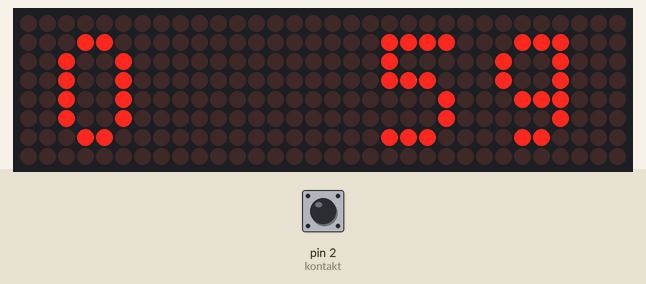
This sketch was run on a simulated Arduino Uno, built with avr-gcc and run on an emulated ATmega328P. On the bench: 32×8 LED matrix. Inputs (shaded band) come from the test bench; at power-on: pin 2 (kontakt) HIGH.

Above: at 1.2 s.
1.3 s: pin 2 (kontakt) pulled LOW for 0.15 s
At 2.8 s:
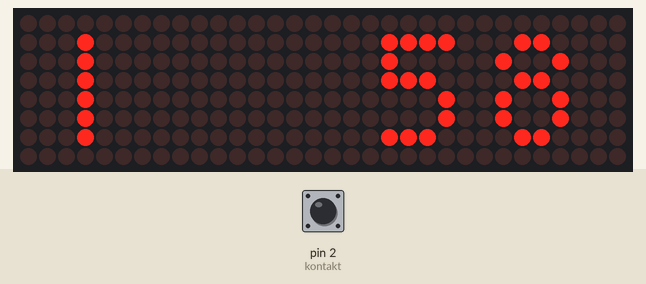
4.4 s: pin 2 (kontakt) pulled LOW for 1 s
At 5.8 s:
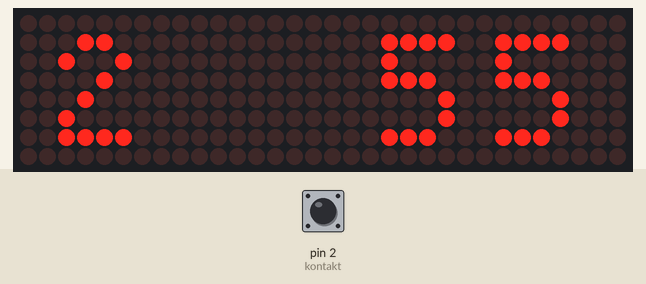
8.4 s: pin 2 (kontakt) pulled LOW for 0.15 s
At 9.7 s:
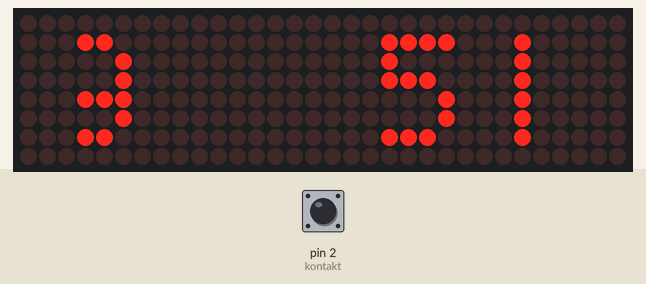
11.5 s: pin 2 (kontakt) pulled LOW for 3.2 s
At 12.9 s:
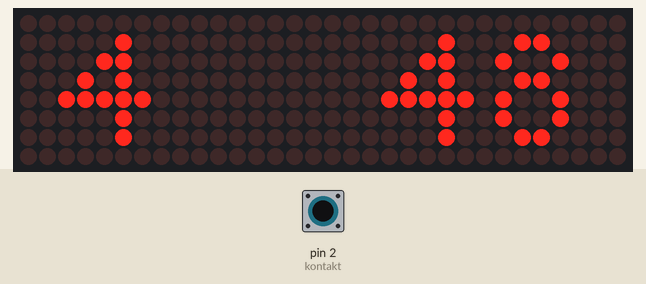
17.6 s: pin 2 (kontakt) pulled LOW for 0.15 s
At 19.0 s:
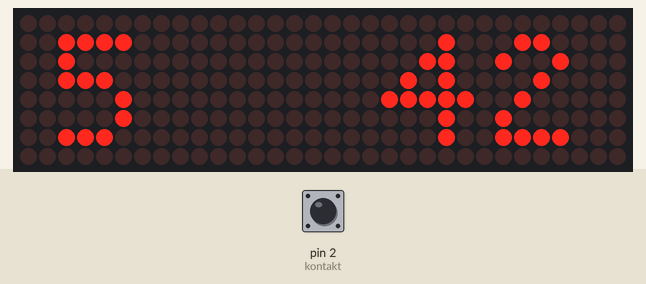
20.7 s: pin 2 (kontakt) pulled LOW for 1 s
At 22.0 s:
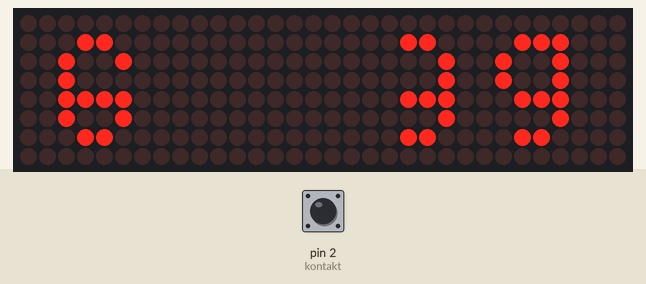
Timing chart, 0 to 23.7 s (numbered marks = the images above; inputs shaded):
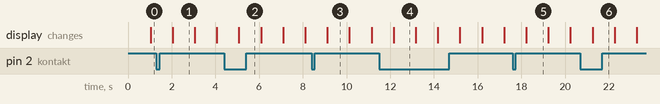

The sketch:

Proba_Matricnog.ino
```cpp
#include <LedControl.h>
#include "Bitmape.h"

int DIN = 11;
int CS = 7;
int  CLK = 13;

bool isPlaying = false;

int startpin =3, kontakt = 2;

int greske = 0;

LedControl lc=LedControl(DIN, CLK, CS,4);


void setup()  {
  Serial.begin(9600);
  pinMode(startpin, INPUT);
  pinMode(kontakt, INPUT_PULLUP);
  attachInterrupt(digitalPinToInterrupt(2), DodirnuoJe, FALLING);
  lc.shutdown(0,false); lc.setIntensity(0,0); lc.clearDisplay(0);
  lc.shutdown(1,false); lc.setIntensity(1,0); lc.clearDisplay(1);
  lc.shutdown(2,false); lc.setIntensity(2,0); lc.clearDisplay(2);
  lc.shutdown(3,false); lc.setIntensity(3,0); lc.clearDisplay(3);
  //Reklama();
}

void  loop() {
  isPlaying = true;
  for(int i=60; i>0; i--) {
    for(int j=0; j<8; j++) {
      lc.setRow(1, j, cifre09[i/10][j]/2);
      lc.setRow(0, j, cifre09[i%10][j]*2);
      if(greske<10) {
        lc.setRow(3, j, cifre09[greske][j]);
      } else {
        lc.setRow(2, j, cifre09[greske%10][j]*2);
        lc.setRow(3, j, cifre09[greske%100/10][j]/2);
      }
    }
    delay(1000);
  }
}

void DodirnuoJe() {
  if(isPlaying) {
    greske++;
  }
}

void Reklama() {
  for(int i=0;i<4; i++) {
      for(int j=0; j<8; j++) {
        lc.setRow(i, j, logo[3-i][j]);
      }
    }
}
```

Bitmape.h
```cpp
byte cifre09[10][8] {
  {B00000000, B00011000, B00100100, B00100100, B00100100, B00100100, B00011000, B00000000},//0
  {B00000000, B00010000, B00010000, B00010000, B00010000, B00010000, B00010000, B00000000},//1
  {B00000000, B00011000, B00100100, B00001000, B00010000, B00100000, B00111100, B00000000},//2
  {B00000000, B00011000, B00000100, B00000100, B00011100, B00000100, B00011000, B00000000},//3
  {B00000000, B00000100, B00001100, B00010100, B00111110, B00000100, B00000100, B00000000},//4
  {B00000000, B00111100, B00100000, B00111000, B00000100, B00000100, B00111000, B00000000},//5
  {B00000000, B00011000, B00100100, B00100000, B00111100, B00100100, B00011000, B00000000},//6
  {B00000000, B00111100, B00000100, B00001000, B00010000, B00010000, B00010000, B00000000},//7
  {B00000000, B00011000, B00100100, B00011000, B00100100, B00100100, B00011000, B00000000},//8
  {B00000000, B00011100, B00100100, B00100100, B00011100, B00000100, B00011000, B00000000}//9
};

byte logo [4][8] {
  {B00000000, B01000100, B01101101, B01010101, B01000101, B01000101, B01000100, B00000000},
  {B00000000, B11100101, B00010101, B00010101, B00010101, B00010101, B11100101, B00000000},
  {B00000000, B11001000, B00101000, B11001000, B00101000, B00101000, B11000111, B00000000},
  {B00000000, B10100010, B10110110, B10101010, B10100010, B10100010, B00100010, B00000000}
};
```

Measured:
- after the input at 1.3 s, the display: changes after 0.74 s (image 1)
- after the input at 4.4 s, the display: changes after 0.68 s (image 2)
- after the input at 8.4 s, the display: changes after 0.72 s (image 3)
- after the input at 11.5 s, the display: changes after 0.65 s (image 4)
- after the input at 17.6 s, the display: changes after 0.62 s (image 5)
- after the input at 20.7 s, the display: changes after 0.55 s (image 6)
- what the display in image 1 shows lasts 1.1 s, from 2.0 s to 3.1 s
